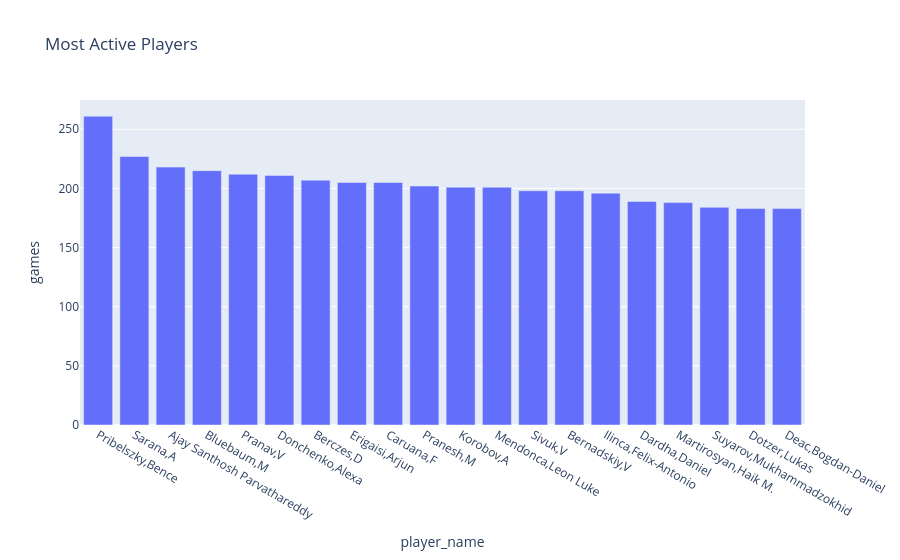

Notebook code for this chart:
### Code cell
fig = px.bar(
    most_active,
    x="player_name",
    y="games",
    title="Most Active Players"
)

fig.show()

### Figure 1 — Plotly figure (JSON) as saved in the notebook; plotly's stock layout.template omitted (floating-point values rounded to 4 significant figures)
{"data": [{"hovertemplate": "player_name=%{x}<br>games=%{y}<extra></extra>", "legendgroup": "", "marker": {"color": "#636efa", "pattern": {"shape": ""}}, "name": "", "orientation": "v", "showlegend": false, "textposition": "auto", "type": "bar", "x": ["Pribelszky,Bence", "Sarana,A", "Ajay Santhosh Parvathareddy", "Bluebaum,M", "Pranav,V", "Donchenko,Alexa", "Berczes,D", "Erigaisi,Arjun", "Caruana,F", "Pranesh,M", "Korobov,A", "Mendonca,Leon Luke", "Sivuk,V", "Bernadskiy,V", "Ilinca,Felix-Antonio", "Dardha,Daniel", "Martirosyan,Haik M.", "Suyarov,Mukhammadzokhid", "Dotzer,Lukas", "Deac,Bogdan-Daniel"], "xaxis": "x", "y": [261, 227, 218, 215, 212, 211, 207, 205, 205, 202, 201, 201, 198, 198, 196, 189, 188, 184, 183, 183], "yaxis": "y"}], "layout": {"barmode": "relative", "legend": {"tracegroupgap": 0}, "title": {"text": "Most Active Players"}, "xaxis": {"anchor": "y", "domain": [0, 1], "title": {"text": "player_name"}}, "yaxis": {"anchor": "x", "domain": [0, 1], "title": {"text": "games"}}}}
